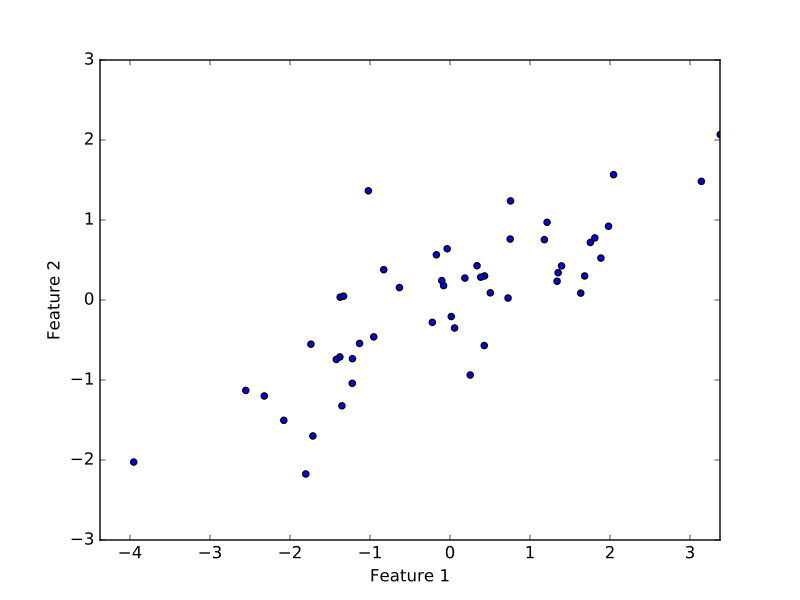

The script that drew this image:
import matplotlib.pyplot as plt
plt.scatter(X[0], X[1])
# <...>
plt.axis('equal')
# (...)
plt.xlabel('Feature 1')
# <...>
plt.ylabel('Feature 2')
# <...>
